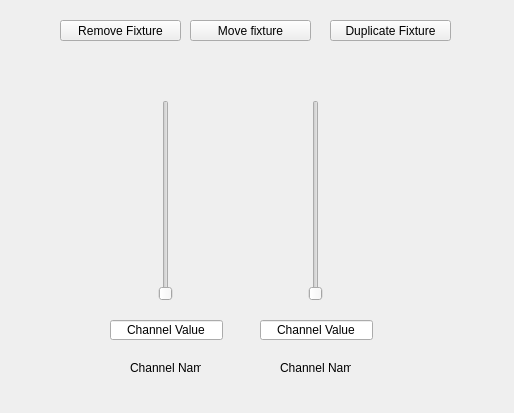
<?xml version="1.0" encoding="UTF-8"?>
<ui version="4.0">
 <class>Form</class>
 <widget class="QWidget" name="Form">
  <property name="geometry">
   <rect>
    <x>0</x>
    <y>0</y>
    <width>514</width>
    <height>413</height>
   </rect>
  </property>
  <property name="windowTitle">
   <string>Form</string>
  </property>
  <widget class="QLineEdit" name="lineEdit">
   <property name="geometry">
    <rect>
     <x>110</x>
     <y>320</y>
     <width>113</width>
     <height>20</height>
    </rect>
   </property>
   <property name="text">
    <string>Channel Value</string>
   </property>
   <property name="alignment">
    <set>Qt::AlignCenter</set>
   </property>
  </widget>
  <widget class="QSlider" name="verticalSlider">
   <property name="geometry">
    <rect>
     <x>150</x>
     <y>100</y>
     <width>31</width>
     <height>201</height>
    </rect>
   </property>
   <property name="orientation">
    <enum>Qt::Vertical</enum>
   </property>
  </widget>
  <widget class="QLabel" name="label">
   <property name="geometry">
    <rect>
     <x>130</x>
     <y>360</y>
     <width>71</width>
     <height>16</height>
    </rect>
   </property>
   <property name="text">
    <string>Channel Name</string>
   </property>
  </widget>
  <widget class="QSlider" name="verticalSlider_2">
   <property name="geometry">
    <rect>
     <x>300</x>
     <y>100</y>
     <width>31</width>
     <height>201</height>
    </rect>
   </property>
   <property name="orientation">
    <enum>Qt::Vertical</enum>
   </property>
  </widget>
  <widget class="QLabel" name="label_2">
   <property name="geometry">
    <rect>
     <x>280</x>
     <y>360</y>
     <width>71</width>
     <height>16</height>
    </rect>
   </property>
   <property name="text">
    <string>Channel Name</string>
   </property>
  </widget>
  <widget class="QLineEdit" name="lineEdit_2">
   <property name="geometry">
    <rect>
     <x>260</x>
     <y>320</y>
     <width>113</width>
     <height>20</height>
    </rect>
   </property>
   <property name="text">
    <string>Channel Value</string>
   </property>
   <property name="alignment">
    <set>Qt::AlignCenter</set>
   </property>
  </widget>
  <widget class="QPushButton" name="pushButton">
   <property name="geometry">
    <rect>
     <x>60</x>
     <y>20</y>
     <width>121</width>
     <height>21</height>
    </rect>
   </property>
   <property name="text">
    <string>Remove Fixture</string>
   </property>
  </widget>
  <widget class="QPushButton" name="pushButton_2">
   <property name="geometry">
    <rect>
     <x>190</x>
     <y>20</y>
     <width>121</width>
     <height>21</height>
    </rect>
   </property>
   <property name="text">
    <string>Move fixture</string>
   </property>
  </widget>
  <widget class="QPushButton" name="pushButton_3">
   <property name="geometry">
    <rect>
     <x>330</x>
     <y>20</y>
     <width>121</width>
     <height>21</height>
    </rect>
   </property>
   <property name="text">
    <string>Duplicate Fixture</string>
   </property>
  </widget>
 </widget>
 <resources/>
 <connections/>
</ui>
